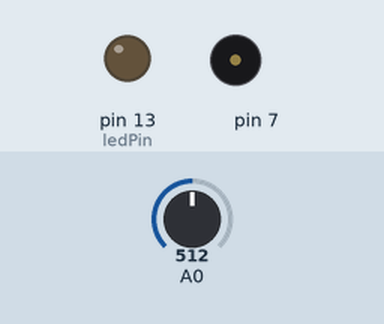
The sketch below on a simulated Arduino Uno, built with avr-gcc and run on an emulated ATmega328P. On the bench: output pins drawn as LEDs (lit = HIGH), buzzer (waves = sounding). Inputs (shaded band) come from the test bench; at power-on: A0 = 512.

Above: at 0.1 s.
At 5.1 s:
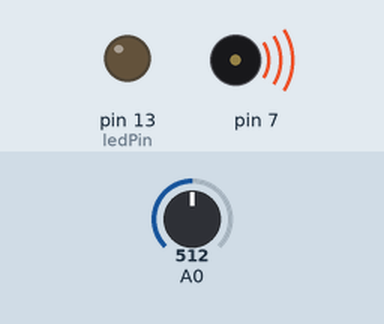
Timing chart, 0 to 6.6 s (numbered marks = the images above):
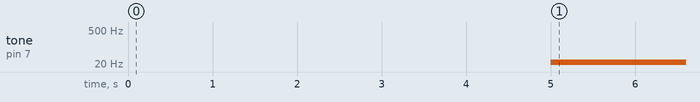

The sketch:

theremin.ino
```cpp
int sensorValue;
int sensorLow = 1023;
int sensorHigh = 0;

const int ledPin = 13;

void setup() {
  pinMode(ledPin, OUTPUT);
  digitalWrite(ledPin, HIGH);

  while (millis() < 5000) {
    sensorValue = analogRead(A0);

    if (sensorValue > sensorHigh) {
      sensorHigh = sensorValue;
    }
    if (sensorValue < sensorLow) {
      sensorLow = sensorValue;
    }

    digitalWrite(ledPin, LOW);
  }
}

void loop() {
  sensorValue = analogRead(A0);

  int pitch =
    map(sensorValue, sensorLow, sensorHigh, 50, 2000);

    tone(8, pitch, 20);
    tone(7, pitch / 2, 20);

    delay(10);
}
```

Measured:
- by itself, tone on pin 7: silent → 24 Hz at 5.0 s
